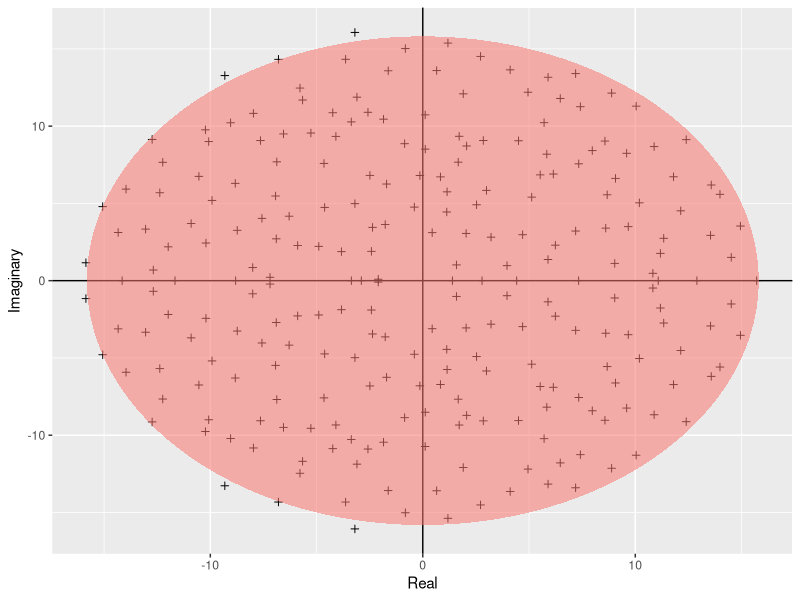

Write R code to recreate this figure.
# Language: R
# Script: Girko.R (self-sufficient)
# Des: Output the GIRKO to the results directory
# Usage: Rscript Girko.R
# Date: Oct, 2021
require(ggplot2)

build_ellipse <- function(hradius, vradius){ # function that returns an ellipse
  npoints = 250
  a <- seq(0, 2 * pi, length = npoints + 1)
  x <- hradius * cos(a)
  y <- vradius * sin(a)  
  return(data.frame(x = x, y = y))
}

N <- 250 # Assign size of the matrix

M <- matrix(rnorm(N * N), N, N) # Build the matrix

eigvals <- eigen(M)$values # Find the eigenvalues

eigDF <- data.frame("Real" = Re(eigvals), "Imaginary" = Im(eigvals)) # Build a dataframe

my_radius <- sqrt(N) # The radius of the circle is sqrt(N)

ellDF <- build_ellipse(my_radius, my_radius) # Dataframe to plot the ellipse

names(ellDF) <- c("Real", "Imaginary") # rename the columns

# plot the eigenvalues
p <- ggplot(eigDF, aes(x = Real, y = Imaginary))
p <- p +
  geom_point(shape = I(3)) +
  theme(legend.position = "none")

# now add the vertical and horizontal line
p <- p + geom_hline(aes(yintercept = 0))
p <- p + geom_vline(aes(xintercept = 0))

# finally, add the ellipse
p <- p + geom_polygon(data = ellDF, aes(x = Real, y = Imaginary, alpha = 1/20, fill = "red"))
pdf("../results/Girko.pdf", # Open blank pdf page using a relative path
    8.3, 8.3)
print (p)
graphics.off() 
